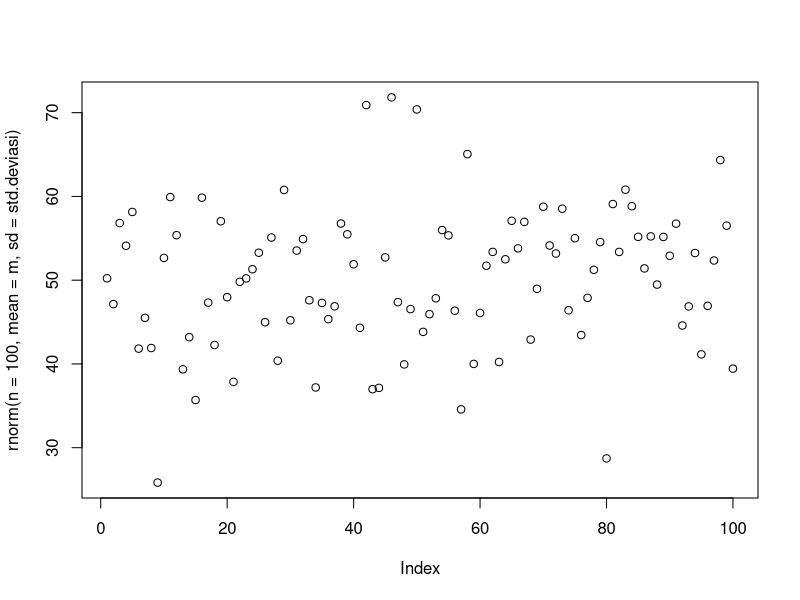
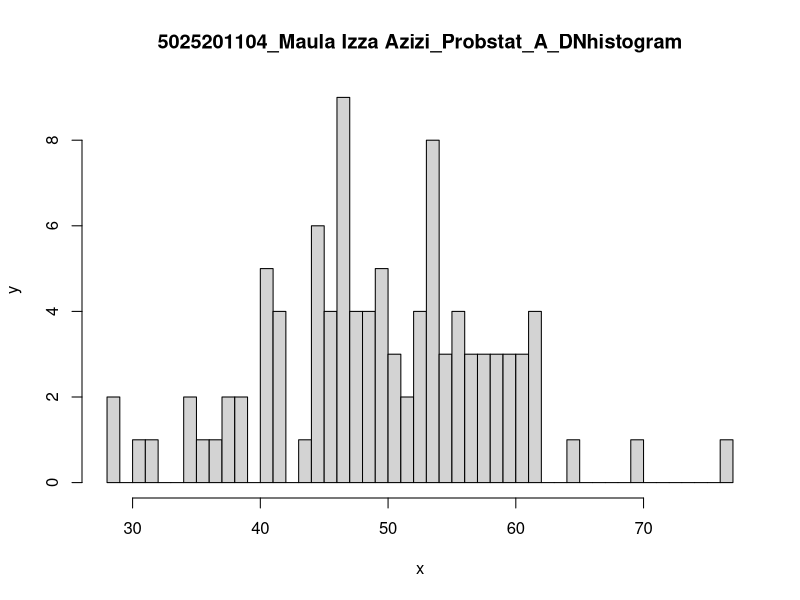

Write R code to recreate these figures, in order.
n <- 100
m <- 50
std.deviasi <- 8

# a)  x ~ N(50, 8)
set.seed(100)
random <- rnorm(100)
rata.rata <- mean(random)
x1 <- floor(rata.rata)
x2 <- ceiling(rata.rata)

z1 <- (x1 - m) / std.deviasi
z2 <- (x2 - m) / std.deviasi
#   zscores <- c(z1,z2)
#   plot(zscores, type = "o")
rnorm(n = 100, mean = m, sd = std.deviasi)
plot(rnorm(n = 100, mean = m, sd = std.deviasi))

# b)
hist(rnorm(n = 100, mean = m, sd = std.deviasi), xlab="x", ylab="y" ,breaks = 50, main = "5025201104_Maula Izza Azizi_Probstat_A_DNhistogram")

# c)
varians <- std.deviasi ** 2
